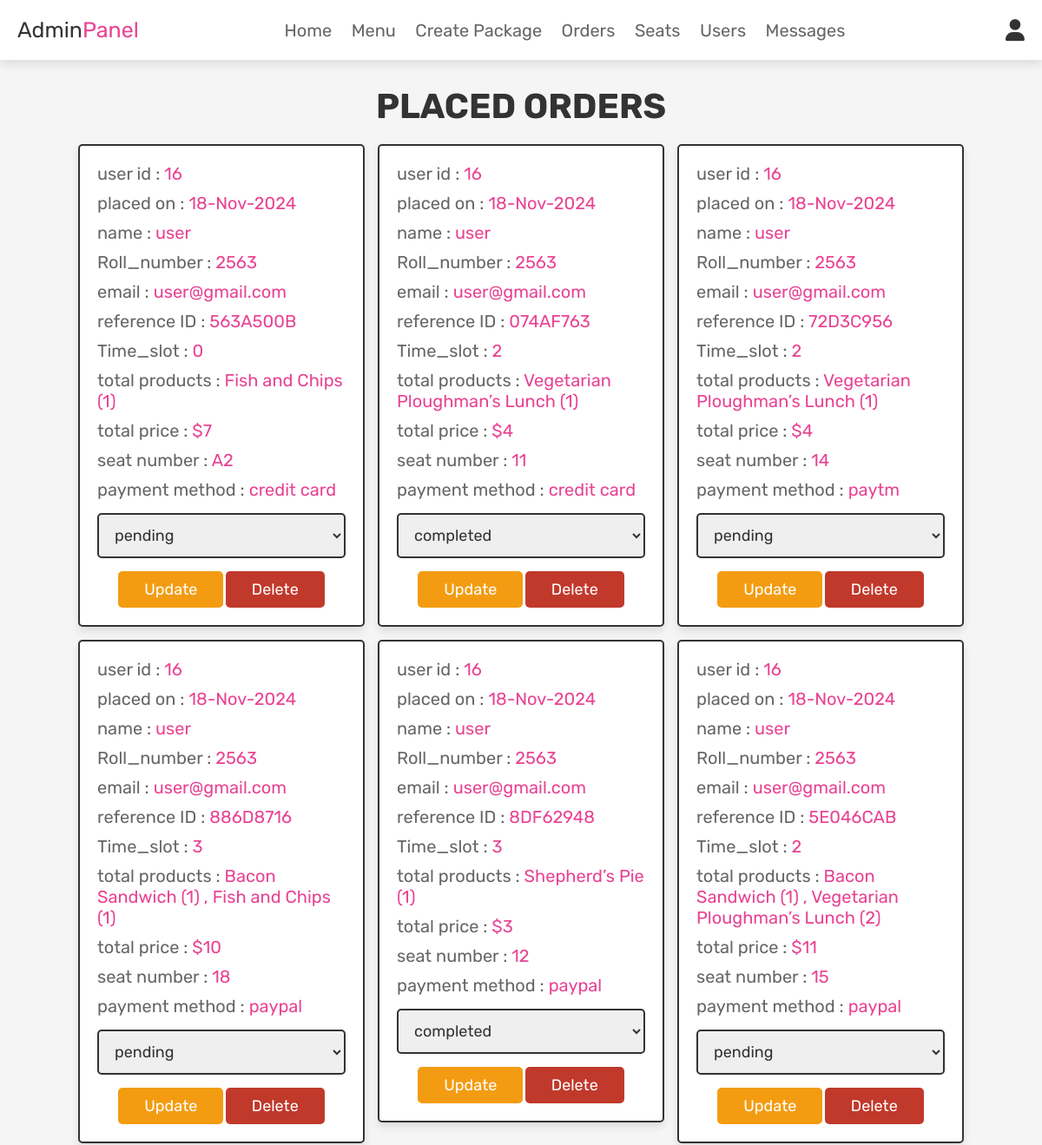
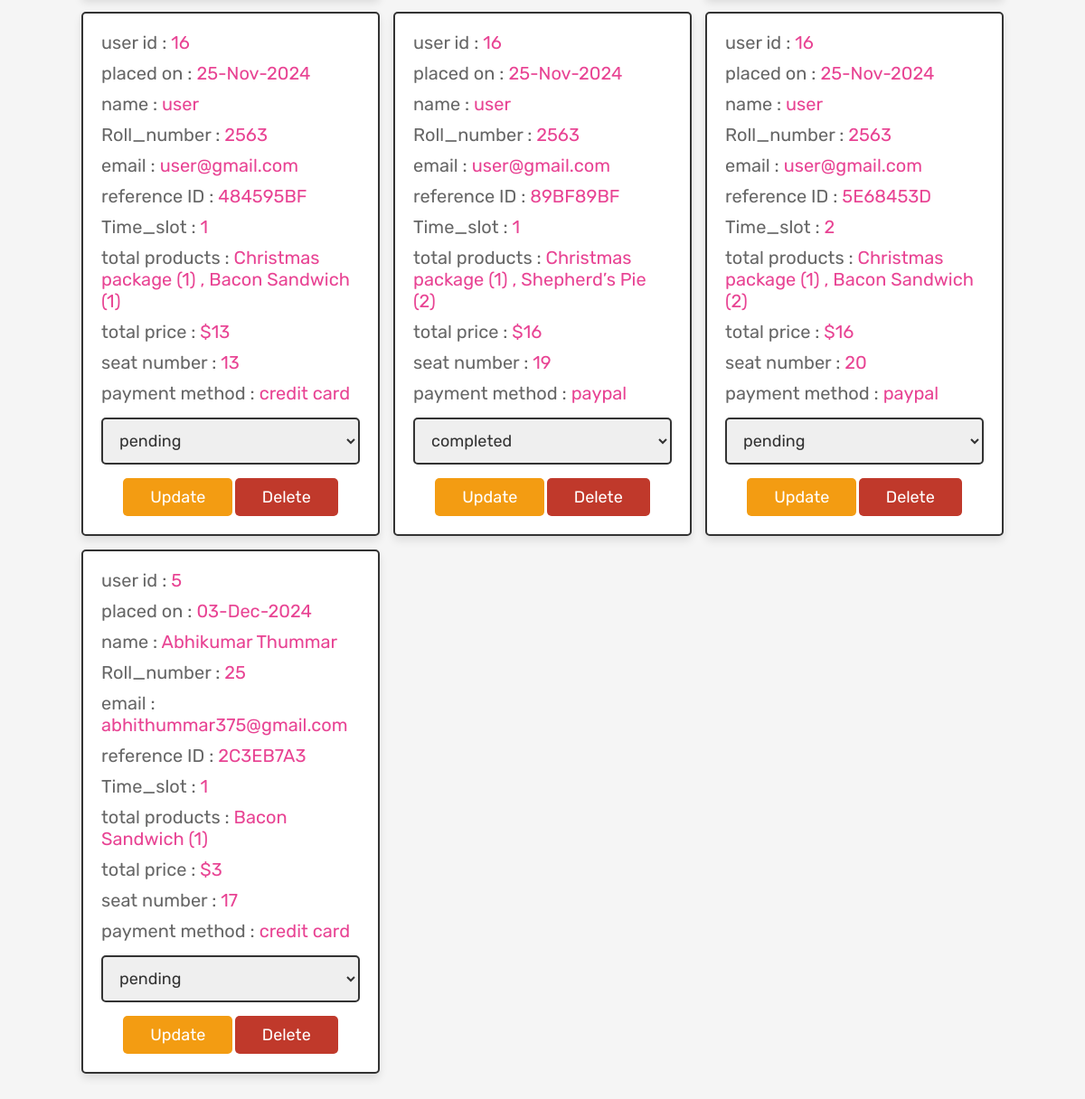
Page /admin_orders.php (signed in) on the committed database (2 pictures, top to bottom).
### tables this page shows
CREATE TABLE `orders` (
  `id` int(100) NOT NULL,
  `user_id` int(100) NOT NULL,
  `name` varchar(100) NOT NULL,
  `number` varchar(12) NOT NULL,
  `email` varchar(100) NOT NULL,
  `method` varchar(50) NOT NULL,
  `years` int(4) NOT NULL,
  `branch` varchar(100) NOT NULL,
  `total_products` varchar(1000) NOT NULL,
  `total_price` int(100) NOT NULL,
  `placed_on` varchar(50) NOT NULL,
  `payment_status` varchar(20) NOT NULL DEFAULT 'pending',
  `reference_code` varchar(10) NOT NULL,
  `time_slot_id` int(11) NOT NULL,
  `seat_number` varchar(50) NOT NULL
);

### admin_orders.php (the view, shortened to what this page needs)
<?php
@include 'config.php';
?>
<!DOCTYPE html>
<html lang="en">
<head>
   <link rel="stylesheet" href="https://cdnjs.cloudflare.com/ajax/libs/font-awesome/6.0.0/css/all.min.css">
   <link rel="stylesheet" href="css/admin_style.css">
</head>
<body>
<?php @include 'admin_header.php'; ?>
<section class="placed-orders">
   <h1 class="title">placed orders</h1>
   <div class="box-container">
      <?php
      $select_orders = mysqli_query($conn, "SELECT * FROM `orders`") or die('query failed');
      if(mysqli_num_rows($select_orders) > 0){
         while($fetch_orders = mysqli_fetch_assoc($select_orders)){
      ?>
      <div class="box">
         <p> user id : <span><?php echo $fetch_orders['user_id']; ?></span> </p>
         <p> placed on : <span><?php echo $fetch_orders['placed_on']; ?></span> </p>
         <p> name : <span><?php echo $fetch_orders['name']; ?></span> </p>
         <p> Roll_number : <span><?php echo $fetch_orders['number']; ?></span> </p>
         <p> email : <span><?php echo $fetch_orders['email']; ?></span> </p>
         <p> reference ID : <span><?php echo $fetch_orders['reference_code']; ?></span> </p>
         <p> Time_slot : <span><?php echo $fetch_orders['time_slot_id']; ?></span> </p>
         <p> total products : <span><?php echo $fetch_orders['total_products']; ?></span> </p>
         <p> total price : <span>$<?php echo $fetch_orders['total_price']; ?></span> </p>
         <p> seat number : <span><?php echo $fetch_orders['seat_number']; ?></span> </p>
         <p> payment method : <span><?php echo $fetch_orders['method']; ?></span> </p>
         <form action="" method="post">
            <select name="update_payment">
               <option disabled selected><?php echo $fetch_orders['payment_status']; ?></option>
            </select>
            <input type="submit" name="update_order" value="update" class="option-btn">
            <a href="admin_orders.php?delete=<?php echo $fetch_orders['id']; ?>" class="delete-btn" onclick="return confirm('delete this order?');">delete</a>
         </form>
      </div>
      <?php
         }
      }else{
         echo '<p class="empty">no orders placed yet!</p>';
      }
      ?>
   </div>
</section>
</body>
</html>

### admin_header.php (shortened to what this page needs)
<header class="header">
   <div class="flex">
      <a href="admin_page.php" class="logo">Admin<span>Panel</span></a>
      <nav class="navbar">
         <a href="admin_page.php">Home</a>
         <a href="admin_products.php">Menu</a>
         <a href="admin_create_package.php">Create Package</a>
         <a href="admin_orders.php">Orders</a>
         <a href="manage_seats.php">Seats</a>
         <a href="admin_users.php">Users</a>
         <a href="admin_contacts.php">Messages</a>
      </nav>
      <div class="icons">
         <div id="user-btn" class="fas fa-user"></div>
      </div>
   </div>
</header>

### admin_style.css (style rules this page uses)
:root { --pink:#e84393; --red:#c0392b; --orange:#f39c12; --black:#333; --white:#fff; --light-color:#666; --light-white:#ccc; --light-bg:#f5f5f5; --border:.2rem solid var(--black); --box-shadow:0 .5rem 1rem rgba(0,0,0,.1); }
* { font-family: 'Rubik', sans-serif; margin:0; padding:0; box-sizing: border-box; outline: none; border:none; text-decoration: none; transition:all .2s linear; }
html { font-size: 62.5%; overflow-x: hidden; scroll-behavior: smooth; scroll-padding-top: 6.5rem; }
body { background: var(--light-bg); }
section { padding:3rem 2rem; }
.title { text-align: center; margin-bottom: 2rem; color:var(--black); text-transform: uppercase; font-size: 4rem; }
.btn, .delete-btn, .option-btn { display: inline-block; border-radius: .5rem; margin-top: 1rem; font-size: 1.8rem; color:var(--white); cursor: pointer; padding:1rem 3rem; text-transform: capitalize; }
.delete-btn { background-color: var(--red); }
.option-btn { background-color: var(--orange); }
.header { position: sticky; top:0; left:0; right:0; z-index: 1000; background-color: var(--white); box-shadow: var(--box-shadow); }
.header .flex { display: flex; align-items: center; justify-content: space-between; padding:2rem; max-width: 1200px; margin:0 auto; position: relative; }
.header .flex .icons div { font-size: 2.5rem; margin-left: 1.7rem; cursor: pointer; color:var(--black); }
.header .flex .navbar a { margin:0 1rem; font-size: 2rem; color:var(--light-color); }
.header .flex .logo { font-size: 2.5rem; color:var(--black); }
.header .flex .logo span { color:var(--pink); }
.placed-orders .box-container { display: grid; grid-template-columns: repeat(auto-fit, 33rem); gap:1.5rem; align-items: flex-start; max-width: 1200px; margin: 0 auto; justify-content: center; }
.placed-orders .box-container .box { padding:2rem; border:var(--border); background-color: var(--white); box-shadow: var(--box-shadow); border-radius: .5rem; }
.placed-orders .box-container .box p { margin-bottom: 1rem; font-size: 2rem; color:var(--light-color); }
.placed-orders .box-container .box p span { color:var(--pink); }
.placed-orders .box-container .box form { margin-top: 1rem; text-align: center; }
.placed-orders .box-container .box form select { width: 100%; border:var(--border); padding:1.2rem 1.4rem; font-size: 1.8rem; color:var(--black); border:var(--border); border-radius: .5rem; margin:.5rem 0; }

### rows in the picture
orders: user "16", placed_on "18-Nov-2024", name "user", number "2563", email "user@gmail.com", reference_code "563A500B", time_slot "0", total_products "Fish and Chips (1)", total_price "7", seat_number "A2", method "credit card", update_payment "pending"
orders: user "16", placed_on "18-Nov-2024", name "user", number "2563", email "user@gmail.com", reference_code "074AF763", time_slot "2", total_products "Vegetarian Ploughman’s Lunch (1)", total_price "4", seat_number "11", method "credit card", update_payment "completed"
orders: user "16", placed_on "18-Nov-2024", name "user", number "2563", email "user@gmail.com", reference_code "72D3C956", time_slot "2", total_products "Vegetarian Ploughman’s Lunch (1)", total_price "4", seat_number "14", method "paytm", update_payment "pending"
orders: user "16", placed_on "18-Nov-2024", name "user", number "2563", email "user@gmail.com", reference_code "886D8716", time_slot "3", total_products "Bacon Sandwich (1) , Fish and Chips (1)", total_price "10", seat_number "18", method "paypal", update_payment "pending"
orders: user "16", placed_on "18-Nov-2024", name "user", number "2563", email "user@gmail.com", reference_code "8DF62948", time_slot "3", total_products "Shepherd’s Pie (1)", total_price "3", seat_number "12", method "paypal", update_payment "completed"
orders: user "16", placed_on "18-Nov-2024", name "user", number "2563", email "user@gmail.com", reference_code "5E046CAB", time_slot "2", total_products "Bacon Sandwich (1) , Vegetarian Ploughman’s Lunch (2)", total_price "11", seat_number "15", method "paypal", update_payment "pending"
orders: user "16", placed_on "25-Nov-2024", name "user", number "2563", email "user@gmail.com", reference_code "484595BF", time_slot "1", total_products "Christmas package (1) , Bacon Sandwich (1)", total_price "13", seat_number "13", method "credit card", update_payment "pending"
orders: user "16", placed_on "25-Nov-2024", name "user", number "2563", email "user@gmail.com", reference_code "89BF89BF", time_slot "1", total_products "Christmas package (1) , Shepherd’s Pie (2)", total_price "16", seat_number "19", method "paypal", update_payment "completed"
orders: user "16", placed_on "25-Nov-2024", name "user", number "2563", email "user@gmail.com", reference_code "5E68453D", time_slot "2", total_products "Christmas package (1) , Bacon Sandwich (2)", total_price "16", seat_number "20", method "paypal", update_payment "pending"
orders: user "5", placed_on "03-Dec-2024", name "Abhikumar Thummar", number "25", email "abhithummar375@gmail.com", reference_code "2C3EB7A3", time_slot "1", total_products "Bacon Sandwich (1)", total_price "3", seat_number "17", method "credit card", update_payment "pending"
